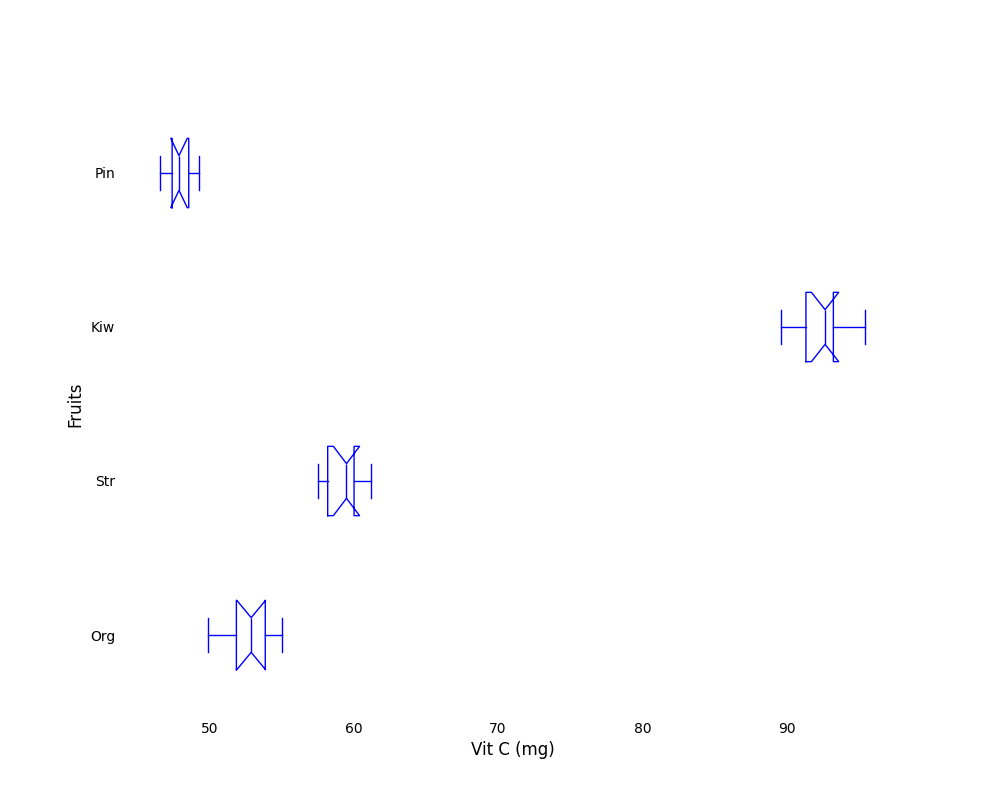

Python code for this plot:
import matplotlib.pyplot as plt

# Data for Vitamin C content in mg per 100 grams for each fruit type
data = [
    [53.2, 50.5, 52.4, 55.0, 54.3, 51.7, 52.8, 49.9, 54.1, 53.0], # oranges
    [58.8, 59.4, 60.1, 57.5, 59.6, 58.0, 60.3, 61.2, 57.9, 59.8], # strawberries
    [92.7, 93.0, 89.6, 95.4, 94.2, 91.1, 92.6, 90.8, 93.3, 92.0], # kiwis
    [47.8, 48.2, 47.0, 49.3, 46.6, 47.4, 48.7, 47.5, 48.0, 48.8]  # pineapples
]

# Labels for the fruits
fruit_labels = ['Org', 'Str', 'Kiw', 'Pin']

# Create the plot
fig, ax = plt.subplots(figsize=(10, 8))

# Set a single color for all elements of the boxplot
color = 'blue'

# Create the horizontal box plot
ax.boxplot(data, vert=False, labels=fruit_labels, notch=True,
           boxprops=dict(color=color),
           whiskerprops=dict(color=color),
           capprops=dict(color=color),
           medianprops=dict(color=color),
           flierprops=dict(marker='o', color=color, alpha=0.5))

# Set the labels
ax.set_ylabel("Fruits", fontsize=12)
ax.set_xlabel("Vit C (mg)", fontsize=12)

# Remove grid, borders, and annotations
ax.set_frame_on(False)
ax.xaxis.set_ticks_position('none')
ax.yaxis.set_ticks_position('none')

# Display the plot
plt.show()
